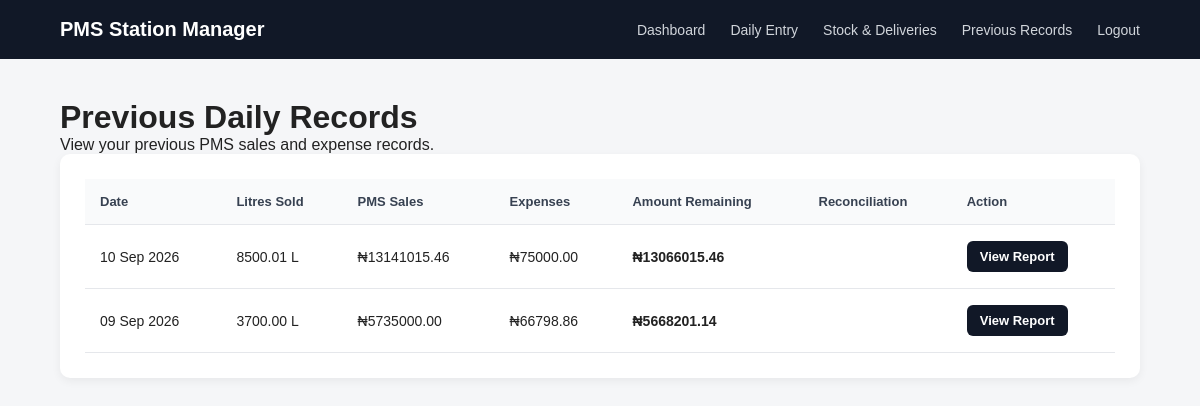
The page /records/ (signed in) on the database its author committed.
### station/models.py (models this page shows, shortened)
class DailyRecord(models.Model):
    business = models.ForeignKey(
        Business,
        on_delete=models.CASCADE,
        related_name="daily_records"
    )
    date = models.DateField()
    nozzle_a_opening = models.DecimalField(max_digits=10, decimal_places=2)
    nozzle_a_closing = models.DecimalField(max_digits=10, decimal_places=2, null=True, blank=True)
    nozzle_b_opening = models.DecimalField(max_digits=10, decimal_places=2)
    nozzle_b_closing = models.DecimalField(max_digits=10, decimal_places=2, null=True, blank=True)
    price_per_litre = models.DecimalField(max_digits=10, decimal_places=2)
    cash_collected = models.DecimalField(max_digits=12, decimal_places=2, default=0)
    transfers_received = models.DecimalField(max_digits=12, decimal_places=2, default=0)
    created_at = models.DateTimeField(auto_now_add=True)
    class Meta:
        constraints = [
            UniqueConstraint(
                fields=["business", "date"],
                name="unique_business_daily_record"
            )
        ]
    def nozzle_a_litres(self):
        if self.nozzle_a_closing is None:
            return 0
        return self.nozzle_a_closing - self.nozzle_a_opening
    def nozzle_b_litres(self):
        if self.nozzle_b_closing is None:
            return 0
        return self.nozzle_b_closing - self.nozzle_b_opening
    def total_litres(self):
        return self.nozzle_a_litres() + self.nozzle_b_litres()
    def total_sales(self):
        return self.total_litres() * self.price_per_litre
    def total_expenses(self):
        return sum(expense.amount for expense in self.expenses.all())
    def amount_remaining(self):
        return self.total_sales() - self.total_expenses()

class Expense(models.Model):
    daily_record = models.ForeignKey(
        DailyRecord,
        on_delete=models.CASCADE,
        related_name="expenses"
    )
    category = models.CharField(max_length=100)
    description = models.CharField(max_length=255, blank=True)
    amount = models.DecimalField(max_digits=12, decimal_places=2)
    created_at = models.DateTimeField(auto_now_add=True)

### station/views.py (the view)
# urls.py: path("records/", views.previous_records, name="records"),
@login_required
def previous_records(request):
    records = DailyRecord.objects.filter(
        business=request.user.business
    ).prefetch_related("expenses").order_by("-date")
    context = {
        "records": records,
    }
    return render(
        request,
        "station/records.html",
        context
    )

### station/templates/station/records.html (shortened to what this page needs)
{% extends "station/base.html" %}
{% load static %}
{% block content %}
<link rel="stylesheet" href="{% static 'station/css/records.css' %}">
<div class="page-header">
    <h1>Previous Daily Records</h1>
    <p>
        View your previous PMS sales and expense records.
    </p>
</div>
<div class="table-card">
    {% if records %}
        <div class="table-wrapper">
            <table>
                <thead>
                    <tr>
                        <th>Date</th>
                        <th>Litres Sold</th>
                        <th>PMS Sales</th>
                        <th>Expenses</th>
                        <th>Amount Remaining</th>
                        <th>Reconciliation</th>
                        <th>Action</th>
                    </tr>
                </thead>
                <tbody>
                    {% for record in records %}
                        <tr>
                            <td>
                                {{ record.date|date:"d M Y" }}
                            </td>
                            {% if record.nozzle_a_closing is not None and record.nozzle_b_closing is not None %}
                                <td>
                                    {{ record.total_litres|floatformat:2 }} L
                                </td>
                                <td>
                                    ₦{{ record.total_sales|floatformat:2 }}
                                </td>
                                <td>
                                    ₦{{ record.total_expenses|floatformat:2 }}
                                </td>
                                <td class="balance">
                                    ₦{{ record.amount_remaining|floatformat:2 }}
                                </td>
                                <td>
                                    <span class="reconciliation-status status-{{ record.reconciliation_status|lower }}">
                                    </span>
                                </td>
                                <td>
                                    <a
                                        href="{% url 'record_detail' record.id %}"
                                        class="view-btn"
                                    >
                                        View Report
                                    </a>
                                </td>
                            {% endif %}
                        </tr>
                    {% endfor %}
                </tbody>
            </table>
        </div>
    {% endif %}
</div>
{% endblock %}

### station/static/station/css/base.css (style rules this page uses)
* { margin: 0; padding: 0; box-sizing: border-box; }
body { min-height: 100vh; background: #f5f6f8; font-family: Arial, sans-serif; color: #222; }

### station/static/station/css/records.css (style rules this page uses)
.table-card { background: white; padding: 25px; border-radius: 10px; box-shadow: 0 3px 10px rgba(0, 0, 0, 0.06); }
.table-wrapper { width: 100%; overflow-x: auto; }
table { width: 100%; border-collapse: collapse; min-width: 850px; }
th { text-align: left; padding: 15px; background: #f9fafb; color: #374151; font-size: 13px; font-weight: bold; border-bottom: 1px solid #e5e7eb; }
td { padding: 16px 15px; border-bottom: 1px solid #e5e7eb; font-size: 14px; }
.balance { font-weight: bold; }
.view-btn { display: inline-block; background: #111827; color: white; padding: 8px 13px; border-radius: 6px; text-decoration: none; font-size: 13px; font-weight: 600; }
.reconciliation-status { display: inline-block; padding: 6px 10px; border-radius: 5px; font-size: 12px; font-weight: 600; }

### rows shown on the page
DailyRecord: date "10 Sep 2026", total_litres "8500.01", total_sales "13141015.46", total_expenses "75000.00", amount_remaining "13066015.46"
DailyRecord: date "09 Sep 2026", total_litres "3700.00", total_sales "5735000.00", total_expenses "66798.86", amount_remaining "5668201.14"
